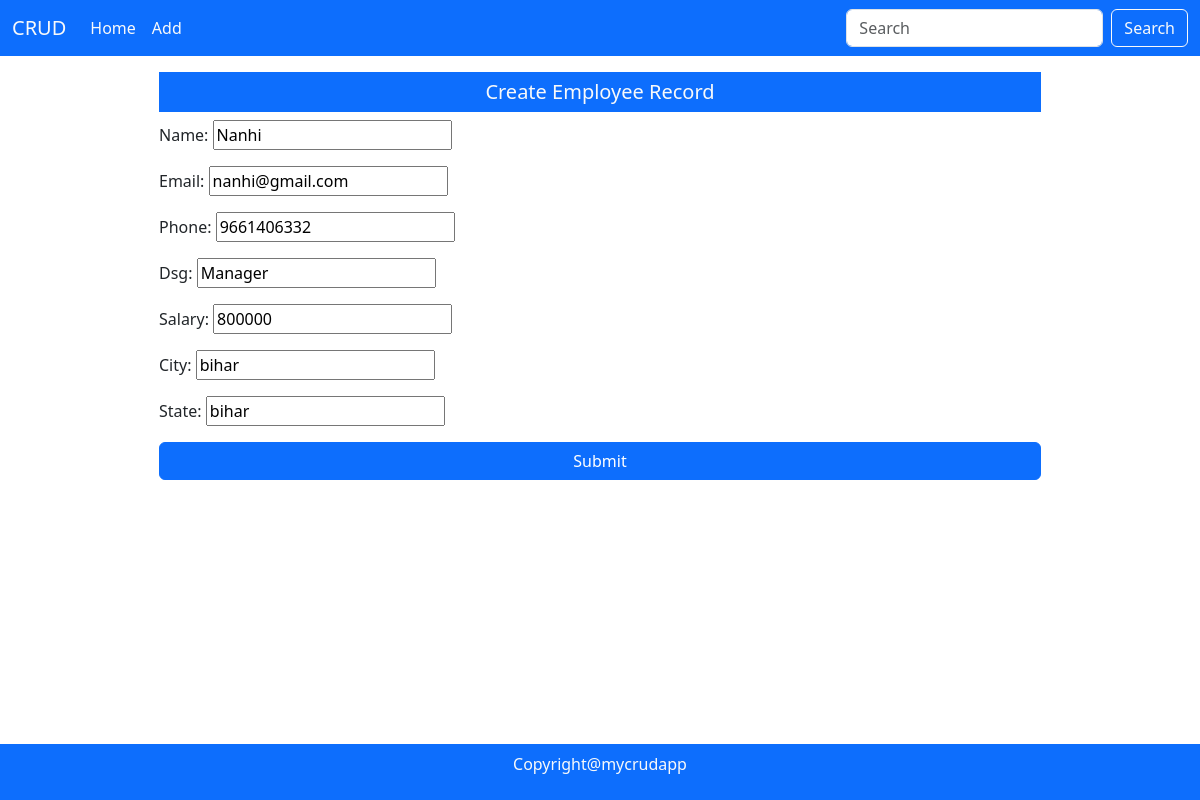
The app's page /update/5/ with its own data.
### mainApp/models.py (models this page shows)
class Employee(models.Model):
    id =models.AutoField(primary_key=True)
    name = models.CharField(max_length=30)
    email=models.EmailField(max_length=30)
    dsg=models.CharField(max_length=20)
    phone=models.CharField(max_length=15,default="")
    salary=models.IntegerField()
    city=models.CharField(max_length=20,default="",null=True, blank=True)
    state=models.CharField(max_length=20,default="",null=True, blank=True)

### mainApp/views.py (the view)
# urls.py: path("update/<int:id>/",views.updatePage,name="update"),
def updatePage(Request,id):
    try:
        data = Employee.objects.get(id=id)
        if(Request.method=="POST"):
            ef = EmplyeeForm(Request.POST)
            if(ef.is_valid()):
                data.name = ef.cleaned_data['name']
                data.email = ef.cleaned_data['email']
                data.phone = ef.cleaned_data['phone']
                data.dsg = ef.cleaned_data['dsg']
                data.salary = ef.cleaned_data['salary']
                data.city = ef.cleaned_data['city']
                data.state = ef.cleaned_data['state']
                data.save()
                return HttpResponseRedirect("/")
        else:
            ef = EmplyeeForm(instance=data)
            return render(Request,"update.html",{'form':ef})
    except:
         pass
    return HttpResponseRedirect("/")

### mainApp/forms.py (shortened to what this page needs)
class EmplyeeForm(forms.ModelForm):
    class Meta: #meta will be represent the innner class Employeeform
        model =Employee
        fields= ['name','email','phone','dsg','salary','city','state']
        widgets= {
            'name':forms.TextInput(attrs={'class':'forms.control','placeholder':'Enter name'}),
            'email':forms.TextInput(attrs={'class':'forms.control','placeholder':'Enter email id'}),
            'phone':forms.TextInput(attrs={'class':'forms.control','placeholder':'Enter phone Number'}),
            'dsg':forms.TextInput(attrs={'class':'forms.control','placeholder':'Enter Designation'}),
            'salary':forms.TextInput(attrs={'class':'forms.control','placeholder':'Enter salary'}),
            'city':forms.TextInput(attrs={'class':'forms.control','placeholder':'Enter city Name'}),
            'state':forms.TextInput(attrs={'class':'forms.control','placeholder':'Enter state Name'}),
        }

### mainApp/templates/update.html (shortened to what this page needs)
{% extends 'index.html'  %}
{% load static %}
{% block body %}
<div class="container-fluid mid-section my-3">
     <div class="w-75 m-auto">
          <h5 class="text-center p-2 bg-primary text-light">Create Employee Record</h5>
          <form action="" method="post">
               {{form.as_p}}
               <button type="submit" class="btn btn-primary w-100">Submit</button>
          </form>
     </div>
</div>
{% endblock %}

### mainApp/static/style.css (style rules this page uses)
.mid-section { height: 620px; position: relative; overflow: auto; }

### records on screen
Employee: name "Nanhi", email "nanhi@gmail.com", phone "9661406332", dsg "Manager", salary "800000", city "bihar", state "bihar"
